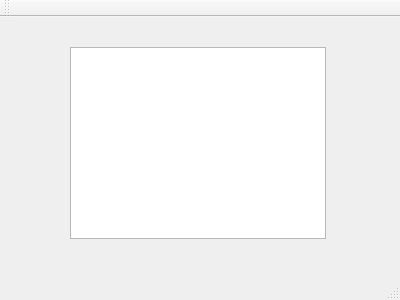
<?xml version="1.0" encoding="UTF-8"?>
<ui version="4.0">
 <class>Dialog</class>
 <widget class="QMainWindow" name="Dialog">
  <property name="geometry">
   <rect>
    <x>0</x>
    <y>0</y>
    <width>400</width>
    <height>300</height>
   </rect>
  </property>
  <property name="windowTitle">
   <string>Dialog</string>
  </property>
  <widget class="QWidget" name="centralWidget">
   <widget class="QGraphicsView" name="graphicsView">
    <property name="geometry">
     <rect>
      <x>70</x>
      <y>30</y>
      <width>256</width>
      <height>192</height>
     </rect>
    </property>
   </widget>
  </widget>
  <widget class="QMenuBar" name="menuBar">
   <property name="geometry">
    <rect>
     <x>0</x>
     <y>0</y>
     <width>400</width>
     <height>25</height>
    </rect>
   </property>
  </widget>
  <widget class="QToolBar" name="mainToolBar">
   <attribute name="toolBarArea">
    <enum>TopToolBarArea</enum>
   </attribute>
   <attribute name="toolBarBreak">
    <bool>false</bool>
   </attribute>
  </widget>
  <widget class="QStatusBar" name="statusBar"/>
 </widget>
 <layoutdefault spacing="6" margin="11"/>
 <resources/>
 <connections/>
</ui>
